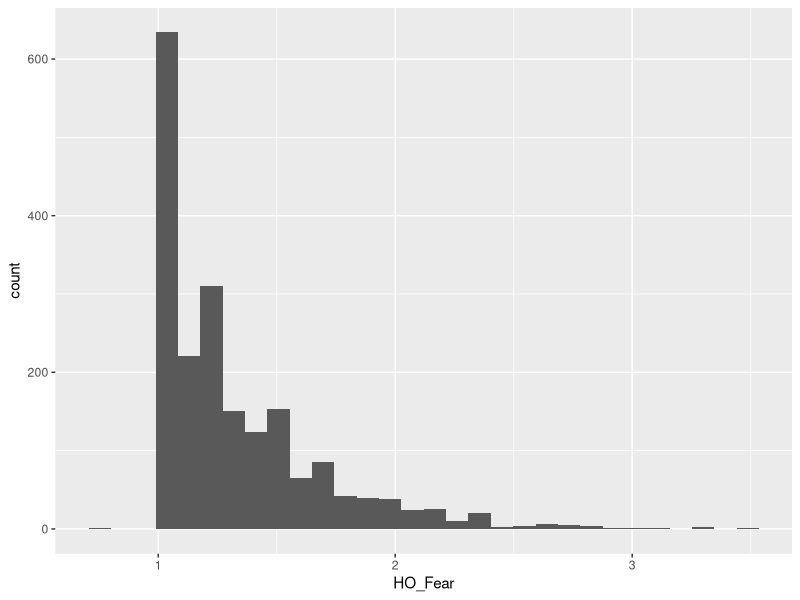
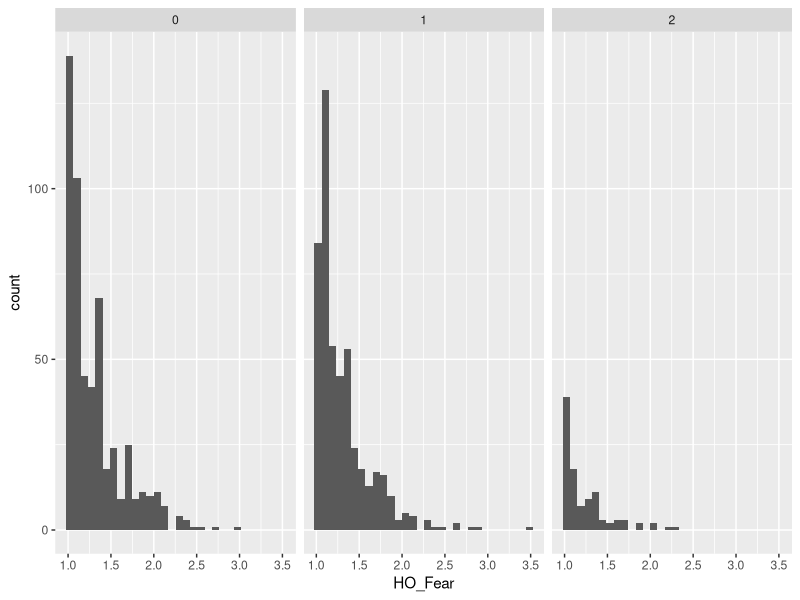
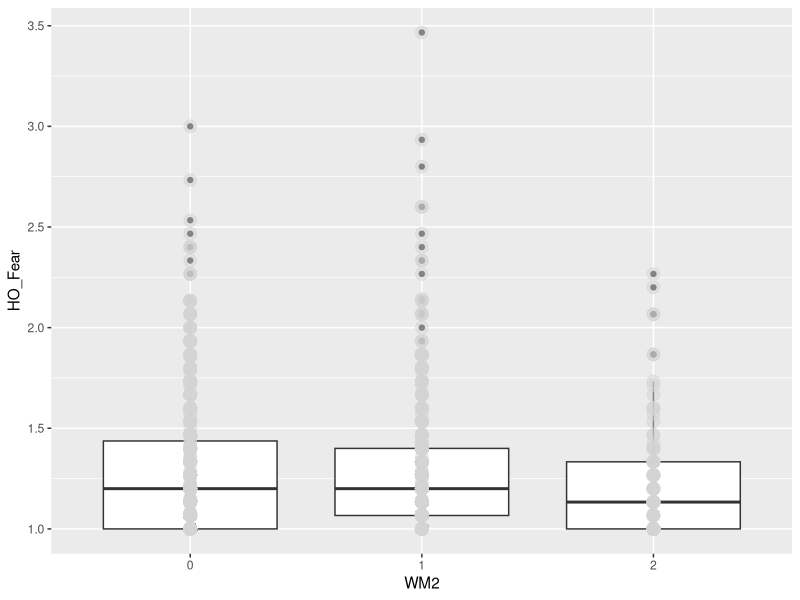
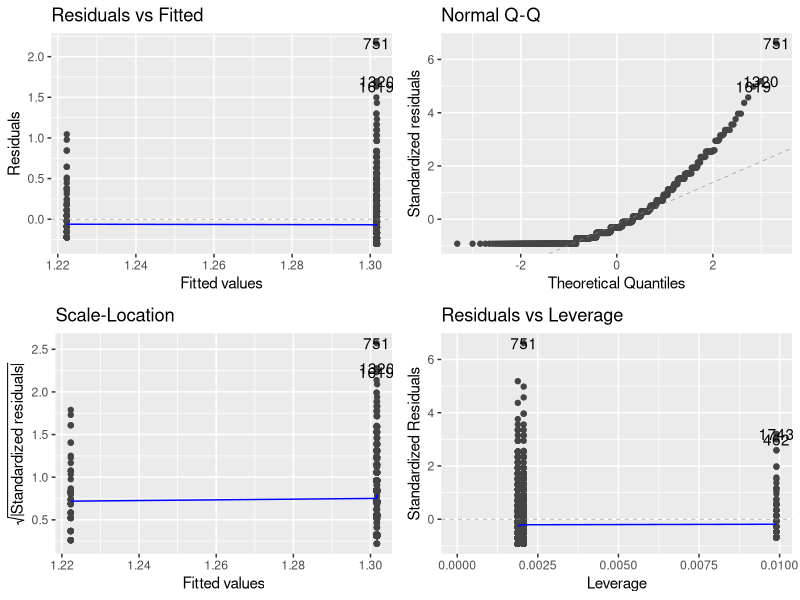
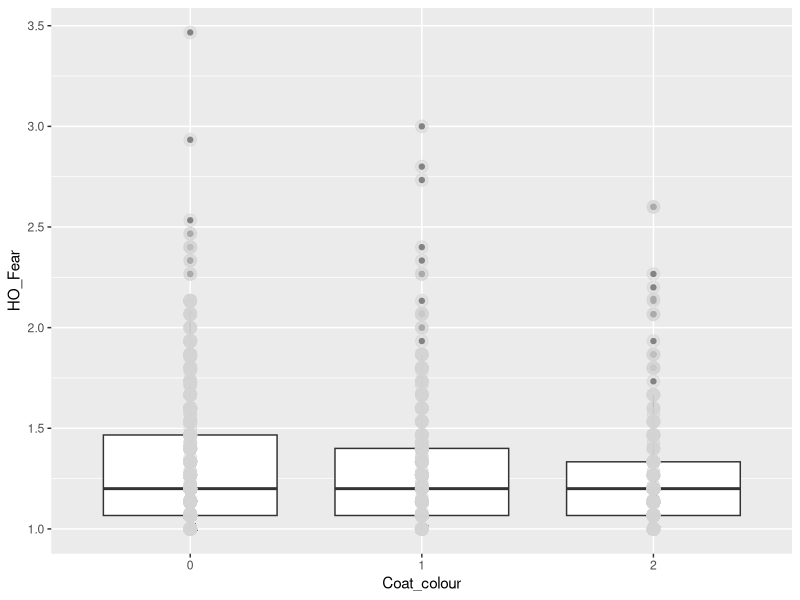
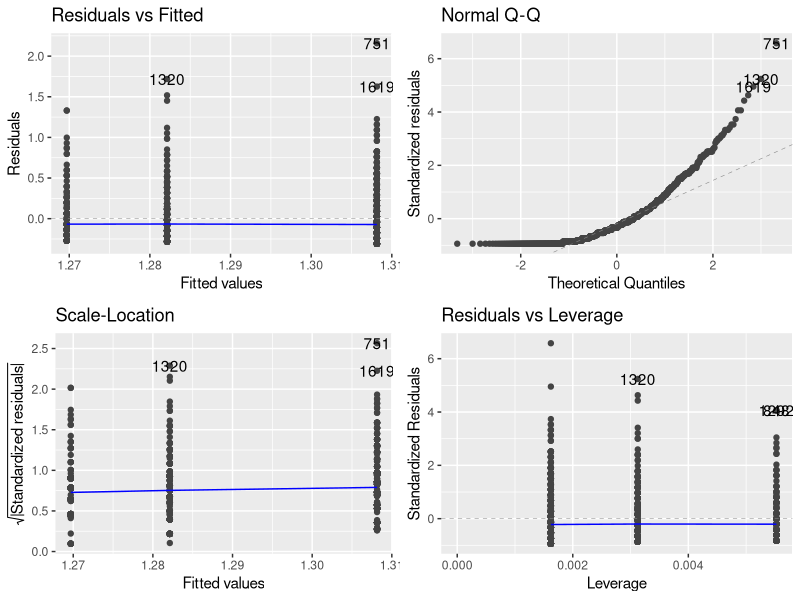
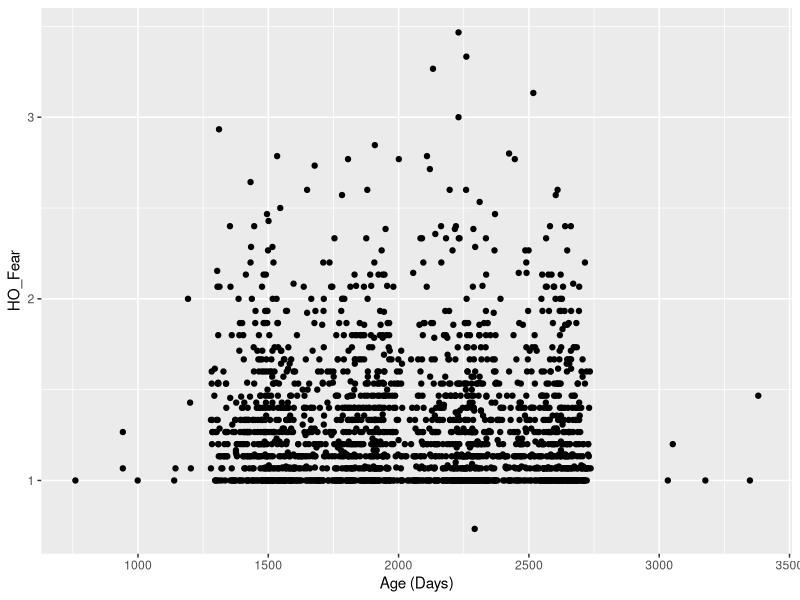
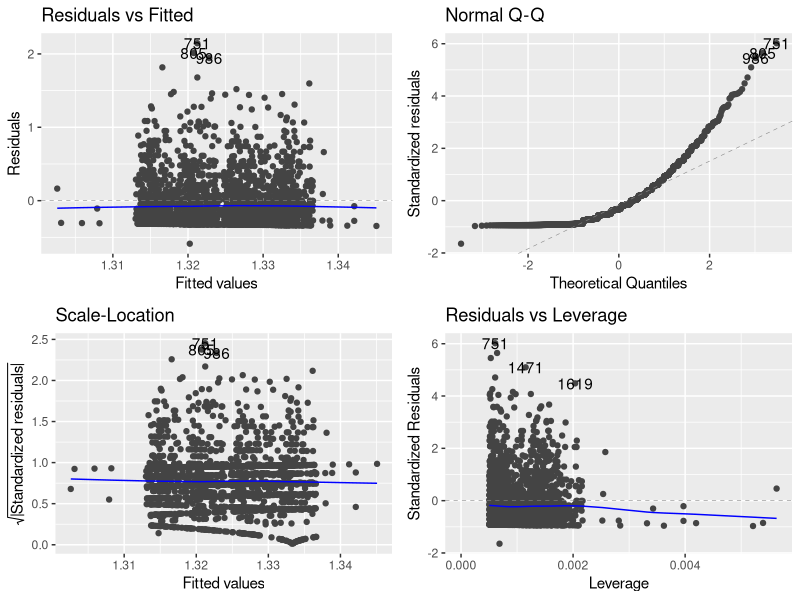

The R source for these figures, in order:
## ---- chunk 1
rm(list = ls())
library(tidyverse)
library(here)
library(ggfortify)
## ---- chunk 2
DOG <- read.csv(here("Data", "Secor-Cap-Dap-data.csv"))
## ---- chunk 3
DOG$Fixed <- DOG$Gender_status %% 2
## ---- chunk 4
summary(DOG)
## ---- chunk 5
ggplot(DOG, aes(x = HO_Fear)) + geom_histogram()
## ---- chunk 6
ggplot(data = na.omit(DOG), aes(x = HO_Fear)) + geom_histogram() + facet_wrap(~WM2)
## ---- chunk 7
DOG$WM2 <- as.factor(DOG$WM2)
ggplot(data = na.omit(DOG), aes(y = HO_Fear, x = WM2)) + geom_boxplot() + geom_point(size = 4, color = 'lightgrey', alpha = 0.5)
## ---- chunk 8
jvelm <- lm(HO_Fear ~ WM2, data = na.omit(DOG))
autoplot(jvelm)
summary(jvelm)
## ---- chunk 9
DOG$Coat_colour <- as.factor(DOG$Coat_colour)
ggplot(data = na.omit(DOG), aes(y = HO_Fear, x = Coat_colour)) + geom_boxplot() + geom_point(size = 4, color = 'lightgrey', alpha = 0.5)
## ---- chunk 10
ccvelm <- lm(HO_Fear ~ Coat_colour, data = na.omit(DOG))
autoplot(ccvelm)
summary(ccvelm)
## ---- chunk 11
ggplot(DOG, aes(y = HO_Fear, x = Age)) + geom_point() + xlab("Age (Days)")
## ---- chunk 12
avelm <- lm(HO_Fear ~ Age, data = DOG)
autoplot(avelm)
## ---- chunk 13
anova(avelm)
summary(avelm) # Starts at Call:
## ---- chunk 14
DOG$Health <- as.factor(DOG$Health)
ggplot(DOG, aes(x = Health, y = HO_Fear)) + geom_boxplot() + geom_point(size = 4, color = 'lightgrey', alpha = 0.5)
## ---- chunk 15
t.test(HO_Fear ~ Health, data = DOG)
## ---- chunk 16
DOG$Gender_status <- as.factor(DOG$Gender_status)
ggplot(data = na.omit(DOG), aes(y = HO_Fear, x = Gender_status)) + geom_boxplot() + geom_point(size = 4, color = 'lightgrey', alpha = 0.5)
## ---- chunk 17
gsvelm <- lm(HO_Fear ~ Gender_status, data = na.omit(DOG))
autoplot(gsvelm)
summary(gsvelm)
## ---- chunk 18
DOG$Fixed <- as.factor(DOG$Fixed)
ggplot(DOG, aes(x = Fixed, y = HO_Fear)) + geom_boxplot() + geom_point(size = 4, color = 'lightgrey', alpha = 0.5)
## ---- chunk 19
fvelm <- lm(HO_Fear ~ Fixed, data = na.omit(DOG))
autoplot(fvelm)
summary(fvelm)
## ---- chunk 20
DOG$InOut <- as.factor(DOG$InOut)
ggplot(data = na.omit(DOG), aes(x = InOut, y = HO_Fear)) + geom_boxplot() + geom_point(size = 4, color = 'lightgrey', alpha = 0.5)
## ---- chunk 21
iovelm <- lm(HO_Fear ~ InOut, data = na.omit(DOG))
autoplot(iovelm)
summary(iovelm)
## ---- chunk 22
DOG$TimeEx <- as.factor(DOG$TimeEx)
ggplot(data = na.omit(DOG), aes(x = TimeEx, y = HO_Fear)) + geom_boxplot() + geom_point(size = 4, color = 'lightgrey', alpha = 0.5)
## ---- chunk 23
tevelm <- lm(HO_Fear ~ TimeEx, data = na.omit(DOG))
autoplot(tevelm)
summary(tevelm)
